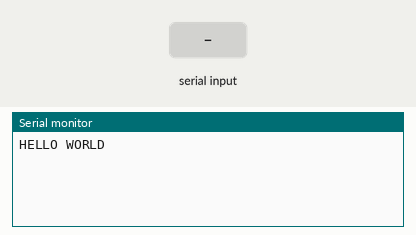
Simulated run of this sketch. Board: Arduino Uno, built with avr-gcc and run on an emulated ATmega328P. On the bench: the last lines printed to the serial monitor. The inputs (shaded band) are chosen by the test bench. EEPROM starts erased.

Above: at 1.2 s.
1.3 s: "setUniq:1\n" received over Serial
At 1.9 s:
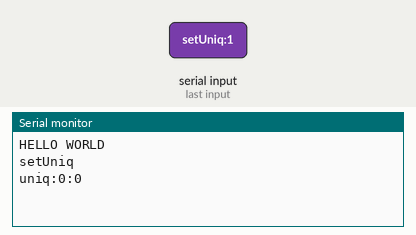
2.8 s: "getUniq:1\n" received over Serial
At 4.0 s:
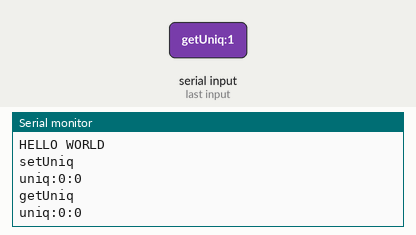
4.3 s: "conveyor:1\n" received over Serial
At 5.3 s:
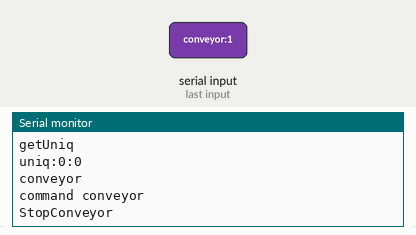
5.8 s: "setNewTarget:1\n" received over Serial
At 6.5 s:
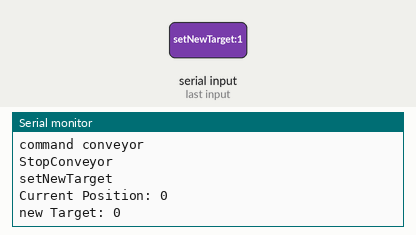
7.3 s: "setUniq\n" received over Serial
At 8.5 s:
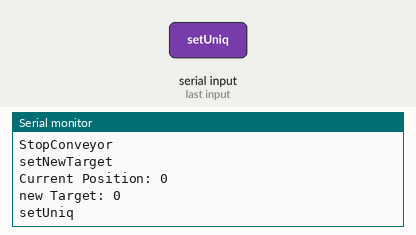
8.8 s: "getUniq\n" received over Serial
At 9.8 s:
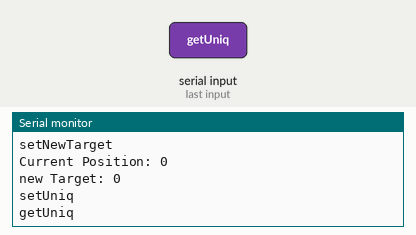

Measured:
- after the input at 1.3 s, the serial monitor: prints a new line at once (image 1)
- after the input at 2.8 s, the serial monitor: prints a new line at once (image 2)
- after the input at 4.3 s, the serial monitor: prints a new line at once (image 3)
- after the input at 5.8 s, the serial monitor: prints a new line at once (image 4)
- after the input at 7.3 s, the serial monitor: prints a new line at once (image 5)
- after the input at 8.8 s, the serial monitor: prints a new line at once (image 6)

The sketch:

arduino.ino
```cpp
#include "SerialManager.cpp"

#include <EEPROM.h>
SerialManager *sm;
Msg *msg;

int uniq;

// -----------------------------------------------

#include <AccelStepper.h>

unsigned long time;
long clickedTime = 0;

int stepsPerRevolution = 12800;
int speedMotor = 4000;
int accelMotor = 4000;
long target = 0;

boolean isCalibrated = false;

boolean stepperIsRunning = true;
AccelStepper stepper;

void setup()
{
  Serial.begin(115200);
  sm = new SerialManager();
  Serial.println("HELLO WORLD");
}
// ----------------------------------------------- Eeprom simple exemple
void loop()
{

  stepper.setMaxSpeed(speedMotor);
  stepper.setAcceleration(accelMotor);

  msg = sm->read();
  if (msg != NULL)
  {
    Serial.println(msg->command);
    if (msg->command == "setUniq")
    {
      writeUniq(msg->value);
    }
    else if (msg->command == "getUniq")
    {
      readUnik();
    }
    else if (msg->command == "conveyor")
    {
      Serial.println("command conveyor");
      if (msg->value == 1)
      {
        Serial.println("StartConveyor");
        stepperIsRunning = true;
      }
      else if (msg->value == 0)
      {
        Serial.println("StopConveyor");
        stepperIsRunning = false;
      }
    }
    else if (msg->command == "setNewTarget")
    {
      setNewTarget(msg->value);
    }
  }

  if (!stepper.distanceToGo() == 0)
  {
    stepper.moveTo(target);
  }
  stepper.run();
}

void setNewTarget(long t)
{
  Serial.print("Current Position: ");
  Serial.println(stepper.currentPosition());
  Serial.print("new Target: ");
  Serial.println(t);
  target = t;
  stepper.moveTo(t);
}

void calibration()
{
  Serial.println("calibration");
}

// ----------------------------------------------- Eeprom simple exemple
void writeUniq(byte _uniq)
{
  uniq = _uniq;
  EEPROM.write(0, uniq);
  readUnik();
}
void readUnik()
{
  uniq = EEPROM.read(0);
  Serial.print("uniq:");
  Serial.print(0);
  Serial.print(":");
  Serial.println(uniq);
}
```

SerialManager.cpp
```cpp
#include "Arduino.h"
//
class Msg
{
public:
    String command;
    int id;
    long value;
    Msg()
    {
    }
    void setCommand(String _command)
    {
        command = _command;
    }
    void setId(int _id)
    {
        id = _id;
    }
    void setValue(long _value)
    {
        value = _value;
    }
};
//
class SerialManager
{
    boolean stringComplete = false;
    int currentChar = 0;
    char inputChars[30];
    String inputString = "";
    String lastCommand;
    int lastId;
    long lastValue;

public:
    SerialManager()
    {
    }
    // ------------------------------------------------------------------------------------- Serial
    Msg *read()
    {
        if (Serial.available() > 0)
        {
            char c = (char)Serial.read();
            if (c == '\n')
            {
                stringComplete = true;
            }
            else
            {
                inputString += c;
                inputChars[currentChar] = c;
                currentChar++;
            }
        }
        //
        // ----- Format of messages command:id:value
        //
        if (stringComplete == true)
        {
            Msg *msg = new Msg();
            char *strtokIndx;
            strtokIndx = strtok(inputChars, ":");
            msg->setCommand(strtokIndx);
            strtokIndx = strtok(NULL, ":");
            msg->setId(atoi(strtokIndx));
            strtokIndx = strtok(NULL, ":");
            msg->setValue(atol(strtokIndx));
            // Manual functions, don't use in processing
            for (int i = 0; i < sizeof(inputChars); i++)
            {
                inputChars[i] = ' ';
            }
            currentChar = 0;
            inputString = "";
            stringComplete = false;
            return msg;
        }
        return NULL;
    }
};
```
